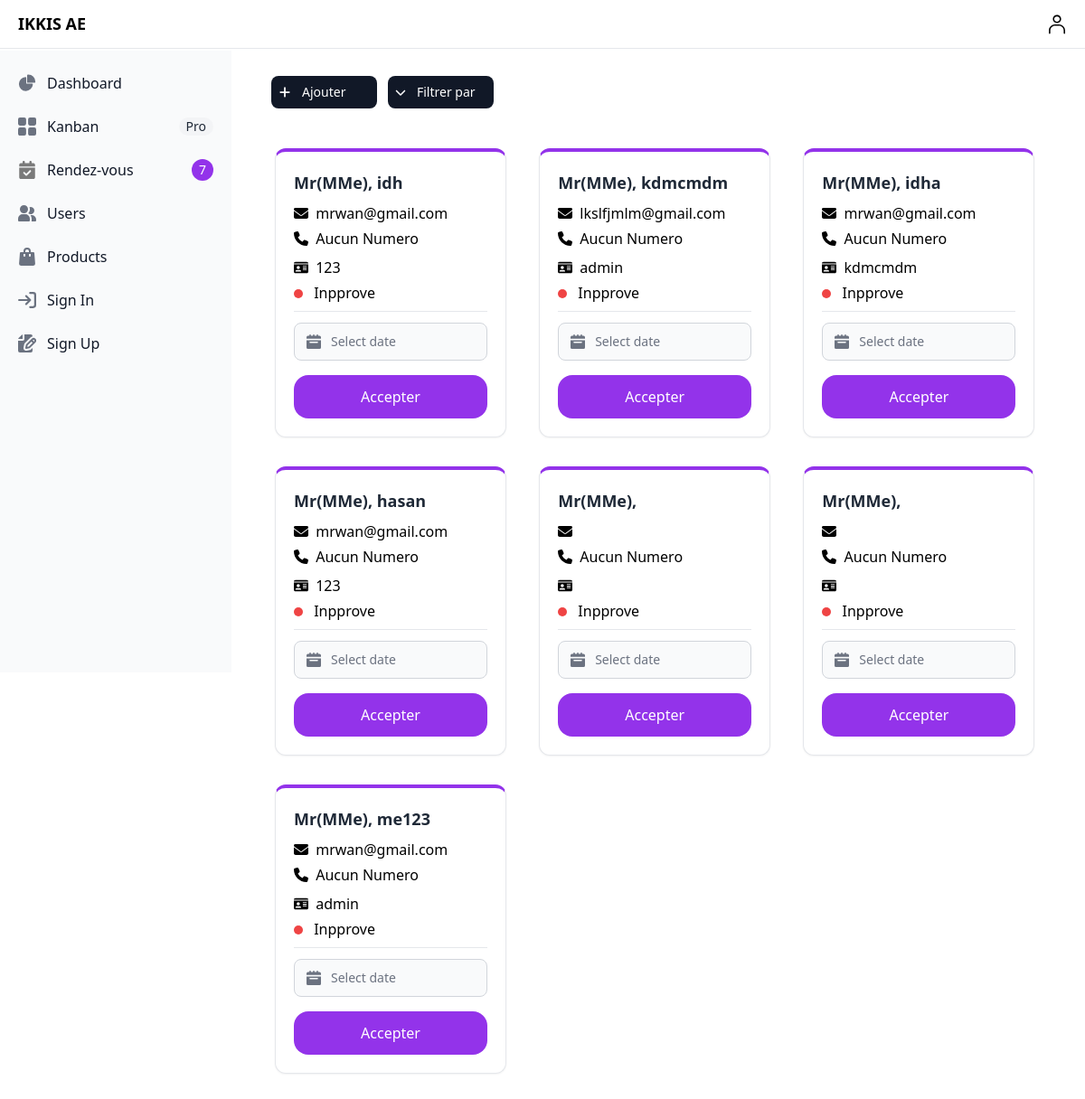
Screenshot of /dashboard/appointement/inactive with the database file from the repository.
### app/models.py (models this page shows)
class Appointement(models.Model):
    accepted=models.BooleanField(default=False)
    nom=models.CharField(max_length=20,null=True)
    prenom=models.CharField(max_length=30,null=True)
    cni=models.CharField(max_length=10,null=True)
    numero_telephone=models.IntegerField(null=True)
    email=models.EmailField(max_length=20,null=True)
    message=models.CharField(max_length=40,null=True)
    date=models.TextField(null=True)

### sfe/views.py (the view)
# urls.py: path('dashboard/appointement/inactive',views.inactive_appoint,name="inactive_appoint"),
def inactive_appoint(request):
    new_appointement=Appointement.objects.filter(accepted=False)
    context={
        'new_appointement':new_appointement,
    }
    return render(request,"adm/appointement.html",context)

### templates/adm/appointement.html (shortened to what this page needs)
{% extends 'adm/dash.html' %}
{% block content %}
<div class="sm:ml-72">
          {% include "msg/msg.html" %}
          <div class="sm:flex">
                    <div class="relative flex items-center  space-x-2 sm:space-x-3 mx-48 mb-6 ml-3 py-1">
                        <button  data-modal-target="add-appoint-modal" data-modal-toggle="add-appoint-modal" class="bg-gray-900 inline-flex items-center justify-center w-1/2  py-2 text-sm font-medium text-center text-white rounded-lg bg-primary-700 hover:bg-primary-800 px-2">
                            <p class="px-3">Ajouter&nbsp&nbsp&nbsp&nbsp</p>
                        </button>
                        <button id="dropdownActionButton" data-dropdown-toggle="dropdownAction" class="bg-gray-900 inline-flex items-center justify-center w-1/2  py-2 text-sm font-medium text-center text-white rounded-lg bg-primary-700 hover:bg-primary-800 px-2">
                        <p class="px-3">Filtrer par</p>
                        </button>
                    </div>
                </div>
{% for i in new_appointement  %}
<div class="lg:w-64 h-80 mx-4 bg-white border border-t-4 border-t-purple-600 shadow-sm rounded-xl inline-block my-4 ">
          <div class="p-4 md:p-5">
                    <h3 class="text-lg font-bold text-gray-800">
                      Mr(MMe), {{i.nom}}
                    </h3>
                    <div class="pt-2">
                              <p class="inline-block">{{i.email}}</p>
                    </div>
                    <div >
                          {% if not i.numero_telephone is None %}
                              <div class="pt-1 inline-block mr-3">
                                        <svg class="inline-block w-4 h-4 mr-1 mb-1" xmlns="http://www.w3.org/1000/svg" viewBox="0 0 512 512"><path d="M164.9 24.6c-7.7-18.6-28-28.5-47.4-23.2l-88 24C12.1 30.2 0 46 0 64C0 311.4 200.6 512 448 512c18 0 33.8-12.1 38.6-29.5l24-88c5.3-19.4-4.6-39.7-23.2-47.4l-96-40c-16.3-6.8-35.2-2.1-46.3 11.6L304.7 368C234.3 334.7 177.3 277.7 144 207.3L193.3 167c13.7-11.2 18.4-30 11.6-46.3l-40-96z"/></svg>
                                        <p class="inline-block"><span class="opacity-60">+212</span> {{i.numero_telephone}}</p>
                              </div>
                              {% else %}
                              <div class="pt-1 inline-block mr-3">
                                      Aucun Numero
                              </div>
                          {% endif %}
                              <div class="py-0.5"></div>
                              <div class="pt-1 inline-block mr-4">
                                        <p class="inline-block">{{i.cni}}</p>
                              </div>
                    </div>
                    <div class="pt-1 inline-block mr-4">
                      {% if i.accepted %}
                      <div class="h-2.5 w-2.5 rounded-full bg-green-500 me-2 inline-block"></div>
                      <p class="inline-block">Approve</p>
                      {% else %}
                      <div class="h-2.5 w-2.5 rounded-full bg-red-500 me-2 inline-block"></div>
                      <p class="inline-block">Inpprove</p>
                      {% endif %}
                    </div>
                    <div class="border-b pt-2">
                    </div>
                    <div>
                    <div class="relative max-w-sm mt-3 ">
                      <div class="absolute inset-y-0 start-0 flex items-center ps-3.5 pointer-events-none">
                      </div>
                      <form method="POST" action="{% url 'approve_appoint' app_id=i.id %}">
                      <input readonly datepicker type="text" name="date" id="date" class=" bg-gray-50 border border-gray-300 text-gray-900 text-sm rounded-lg focus:ring-blue-500 focus:border-blue-500 block w-full ps-10 p-2.5 " placeholder="Select date">
                      </div>
                      <button class="block mt-4 w-full bg-purple-600 text-white py-3 rounded-2xl hover:bg-yellow-300 transition " >Accepter</button>
                    </div>
                    </div>
                  </div>
{% endfor %}
</div>
{% endblock content %}

### rows the page displays
Appointement: nom "idh", email "mrwan@gmail.com", shows "Aucun Numero", cni "123", accepted False (drawn)
Appointement: nom "kdmcmdm", email "lkslfjmlm@gmail.com", shows "Aucun Numero", cni "admin", accepted False (drawn)
Appointement: nom "idha", email "mrwan@gmail.com", shows "Aucun Numero", cni "kdmcmdm", accepted False (drawn)
Appointement: nom "hasan", email "mrwan@gmail.com", shows "Aucun Numero", cni "123", accepted False (drawn)
Appointement: shows "Aucun Numero", accepted False (drawn)
Appointement: shows "Aucun Numero", accepted False (drawn)
Appointement: nom "me123", email "mrwan@gmail.com", shows "Aucun Numero", cni "admin", accepted False (drawn)

### other values shown
{{ new_appointement.count }} "7"
